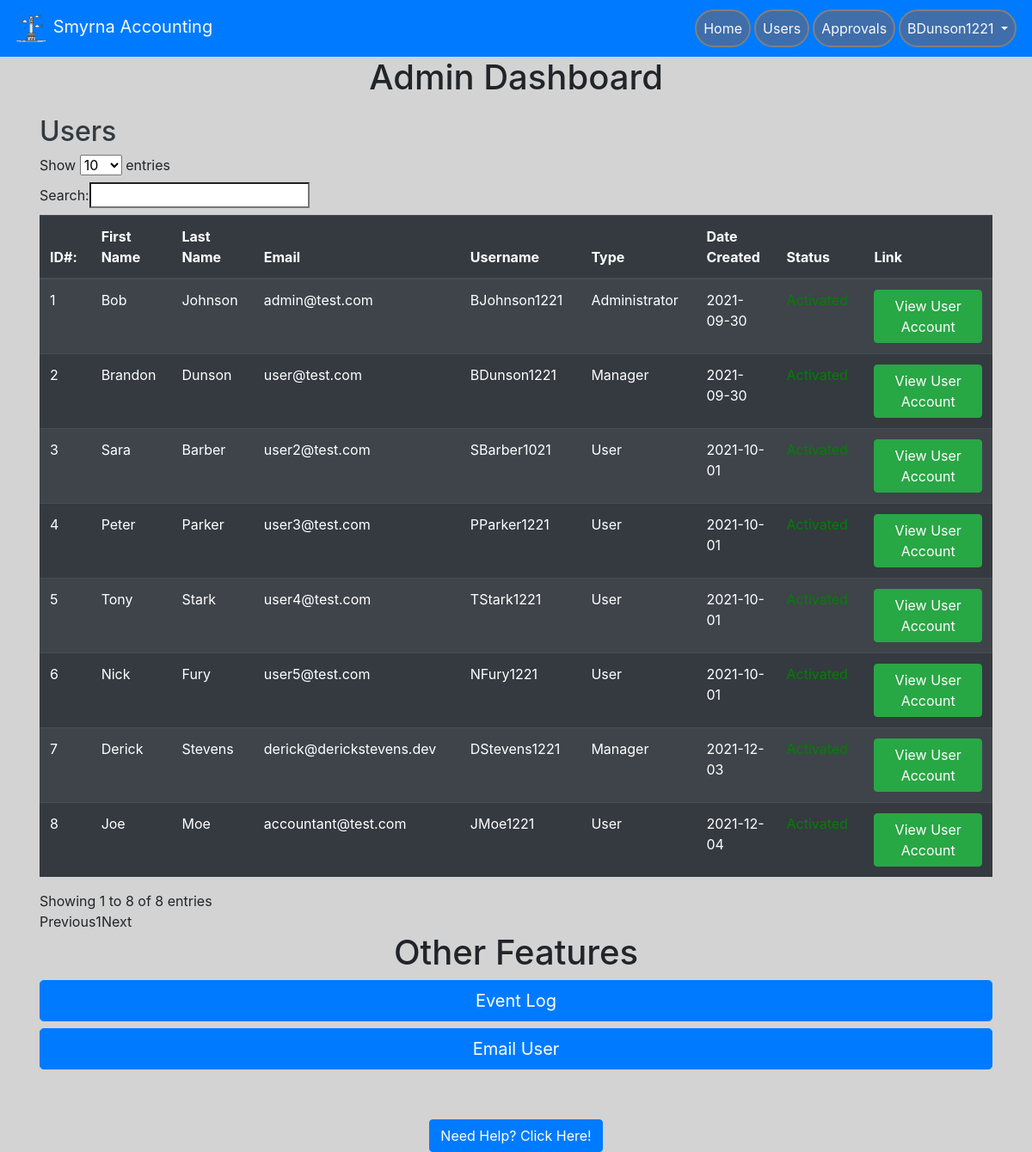
The app's page /adminPortal (signed in), older data.
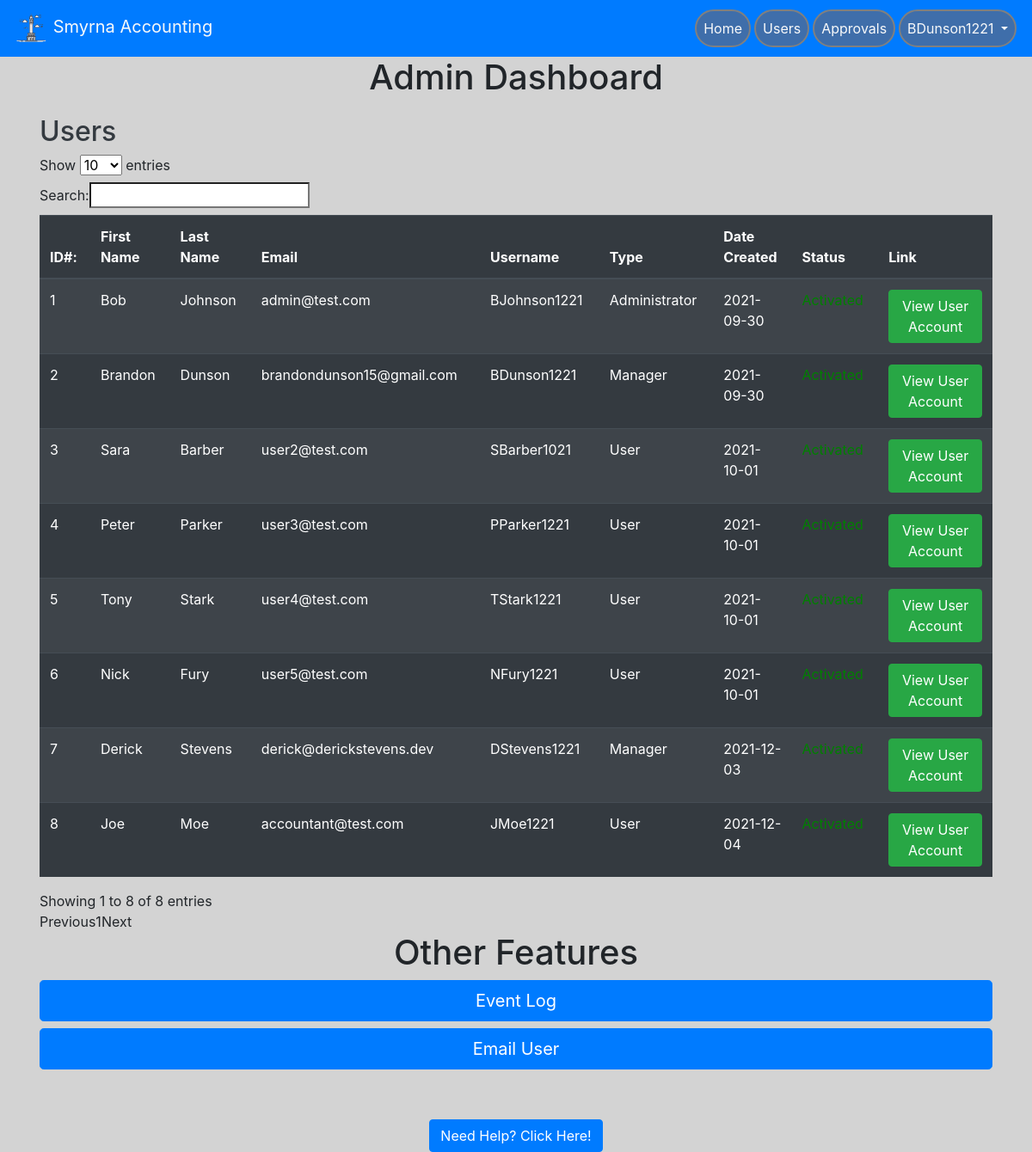
The same page, newer data.
### website/models.py (models this page shows, shortened)
class User(db.Model, UserMixin):
    id = db.Column(db.Integer, primary_key=True)  # unique identifier
    email = db.Column(db.String(150), unique=True)
    password = db.Column(db.String(150))
    oldPassword = db.Column(db.String(150))
    firstName = db.Column(db.String(150))
    lastName = db.Column(db.String(150))
    userName = db.Column(db.String(150))
    hasAdmin = db.Column(db.Boolean, default=False)
    hasMan = db.Column(db.Boolean, default=False)
    status = db.Column(db.Boolean, default=False)
    creationDate = db.Column(db.Date())
    expirationDate = db.Column(db.Date())
    suspensionDate = db.Column(db.Date())
    suspensionEnd = db.Column(db.Date())
    accounts = db.relationship("Account", backref="user_backref", lazy=True)

### website/auth.py (the view)
@auth.route('/adminPortal', methods=['GET', 'POST'])
@login_required
def adminPort():
    if request.method == 'POST':
        global SEARCHID
        SEARCHID = request.form.get('searchBar')
        if not SEARCHID:
            user_account_number = request.form.get("get_user")
            return redirect(url_for('auth.accountOverview', id=int(user_account_number)))
        if SEARCHID == None or len(SEARCHID) < 1:
            flash(no_blank, category='error')
            error = Error(error_desc=no_blank)
            db.session.add(error)
            error.errorcreate(no_blank, commit=True)
            return redirect(url_for('auth.adminPort'))
        else:
            return redirect(url_for('auth.accountOverview', id=SEARCHID))
    else:
        if current_user.hasAdmin or current_user.hasMan:
            return render_template('adminPortal.html',
                                   user=current_user, query=User.query.all(), lpc=lpc())
        else:
            flash(no_access, category='error')
            error = Error(error_desc=no_access)
            db.session.add(error)
            error.errorcreate(no_access, commit=True)
            return redirect(url_for('views.home'))

### website/__init__.py (called while the page is built)
def create_app():
    app = Flask(__name__)
    app.config['SECRET_KEY'] = 'this is the secret key'
    app.config['SQLALCHEMY_DATABASE_URI'] = f'sqlite:///{DB_NAME}'
    db.init_app(app)
    app.config['MAIL_SERVER'] = 'smtp.gmail.com'
    app.config['MAIL_PORT'] = 465
    app.config['MAIL_USE_SSL'] = True
    app.config['MAIL_USERNAME'] = 'smrnccntng@gmail.com'
    app.config['MAIL_PASSWORD'] = 'Asswipe47'
    mail.init_app(app)
    from .views import views
    from .auth import auth
    app.register_blueprint(views, url_prefix='/')
    app.register_blueprint(auth, url_prefix='/')
    from .models import User
    create_database(app)
    login_manager = LoginManager()
    login_manager.login_view = 'auth.login'
    login_manager.init_app(app)
    @login_manager.user_loader
    def load_user(id):
        return User.query.get(int(id))
    return app

### website/auth.py (called while the page is built)
def lpc():
    ledger_pending_count = db.session.query(Ledger).filter(Ledger.isApproved == 'Pending').all()
    lpc = len(ledger_pending_count)
    return lpc

### website/templates/adminPortal.html (shortened to what this page needs)
{% extends "base.html" %} {% block title %} Admin Portal {% endblock %} {%block
content%}
<h1 class="text-center">Admin Dashboard</h1>
</div>
<div class="container px-3 py-1 pb-4">
    <form class="form-inline" method="POST">
      <h2 class="text-dark pt-2">Users</h2>
    </form>
  <div>
    <table id="table_id" class="table table-striped table-dark">
      <thead style="position: sticky;">
        <tr>
          <th>ID#:</th>
          <th>First Name</th>
          <th>Last Name</th>
          <th>Email</th>
          <th>Username</th>
          <th>Type</th>
          <th>Date Created</th>
          <th>Status</th>
          <th>Link</th>
        </tr>
      </thead>
      <tbody style="overflow-y: scroll;">
        {% for user in query %}
        <tr>
          <td>{{user.id}}</td>
          <td>{{user.firstName}}</td>
          <td>{{user.lastName}}</td>
          <td>{{user.email}}</td>
          <td>{{user.userName}}</td>
          {% if user.hasAdmin%}
          <td>Administrator</td>
          {% elif user.hasMan %}
          <td>Manager</td>
          {% else %}
          <td>User</td>
          {% endif %}
          <td>{{user.creationDate}}</td>
          {% if user.status %}
          <td style="color: green">Activated</td>
          {% else %}
          <td style="color: red">Deactivated</td>
          {% endif %}
            <td>
                <form method="POST" >
                    <button title="View the Account associated with the user ID" type="submit" name = "get_user" class="btn btn-success" value="{{ user.id }}">
                      View User Account
                    </button>
                </form>
            </td>
        </tr>
        {% endfor %}
      </tbody>
    </table>
  </div>
<h1 class="text-center">Other Features</h1>
    <a class="btn btn-primary btn-lg btn-block" title="View the event log from user interactions" href="/event_log" role="button">Event Log</a>
    <a class="btn btn-primary btn-lg btn-block" title="Email an User" href="/email_user" role="button">Email User</a>
</div>
<br>
<br>
<br>
{% endblock %}

### website/templates/base.html (shortened to what this page needs)
<!DOCTYPE html>
<html>
<head>
    <meat name="viewport" content="width=device-width, initial-scale=1" />
    <link rel="stylesheet" href="https://stackpath.bootstrapcdn.com/bootstrap/4.4.1/css/bootstrap.min.css"
 />
    <link rel="stylesheet" href="https://stackpath.bootstrapcdn.com/font-awesome/4.7.0/css/font-awesome.min.css"
 />
</head>
<body style="background-color: lightgrey">
    <nav class="navbar navbar-expand-lg navbar-dark bg-primary sticky-top">
        <a class = "navbar-brand text-light" href='/'>
            <img src="/static/logo.png" width="40" height="40" atl="">
            Smyrna Accounting
        </a>
        <div class = "collapse navbar-collapse" id="navbar">
            <ul class = "navbar-nav ml-auto">
                {% if user.is_authenticated %}
                {% if user.hasMan %}
                <li class = "nav-item">
                    <a class = "nav-link text-light text-center" id = "homepage" href="/home">Home</a>
                 </li>
                <li class = "nav-item">
                    <a class = "nav-link text-light text-center" id = "adminPort" href="/adminPortal">Users</a>
                </li>
                 <li class = "nav-item">
                    <a class = "nav-link text-light text-center" id = "approvals" href="/approvals">Approvals</a>
                 </li>
                {% endif %}
                <li class="nav-item dropdown">
                    <a class = "nav-link dropdown-toggle text-light text-center" id = "" data-toggle = "dropdown" aria-haspopup="true" aria-expanded="false">
                        {{ user.userName }}
                    </a>
                </li>
                {% else %}
                <a class = "nav-item nav-link text-light" id = "login" href="/login">Login</a>
                {% endif %}
            </ul>
        </div>
    </nav>
    <div class= "container">
        {%block content%}
        {% endblock %}
</body>
<div class="footer" style="background-color: lightgray;">
    <a href="/help" title="Go to the help page!" class="btn btn-primary">Need Help? Click Here!</a>
</div>
</html>

### website/templates/base.html (style rules this page uses)
.footer { position: fixed; left: 0; bottom: 0; width: 100%; background-color: Blue; text-align: center; }
li.nav-item { border: 2px solid grey; margin: 2px; border-radius: 25px; background-color: rgb(63, 110, 170); }

Row changes from the older to the newer data that the page shows:
changed User "Brandon": email "user@test.com" → "brandondunson15@gmail.com"
